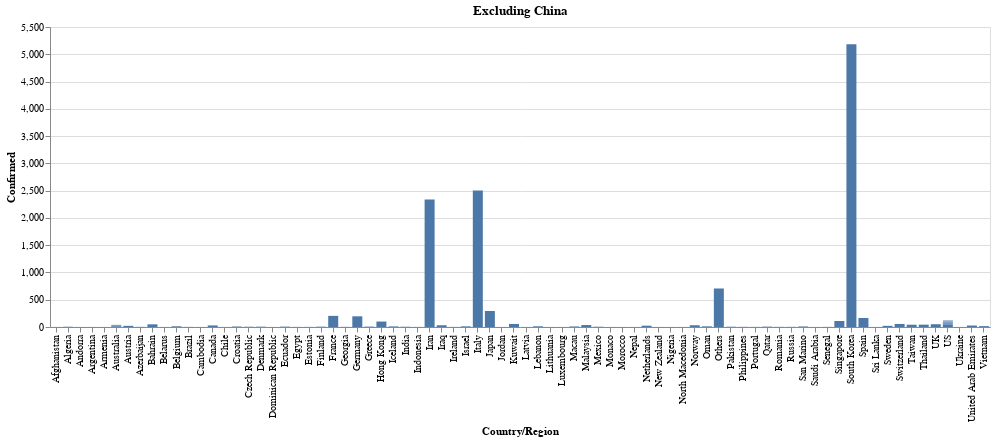

The notebook cell this image was saved under:
### Code cell
alt.Chart(df_notchina).mark_bar(size=10).encode(
    x='Country/Region',
    y=y_axis_column
).properties(title='Excluding China',width=940)

### Figure 1 — Vega-Lite specification as saved in the notebook (floating-point values rounded to 4 significant figures)
{"config": {"view": {"continuousWidth": 400, "continuousHeight": 300}}, "data": {"name": "data-32900faa6d5acd413e26a922b390548a"}, "mark": {"type": "bar", "size": 10}, "encoding": {"x": {"type": "nominal", "field": "Country/Region"}, "y": {"type": "quantitative", "field": "Confirmed"}}, "title": "Excluding China", "width": 940, "$schema": "https://vega.github.io/schema/vega-lite/v4.0.2.json", "datasets": {"data-32900faa6d5acd413e26a922b390548a": [{"Province/State": null, "Country/Region": "South Korea", "Last Update": "2020-03-03T09:43:02", "Confirmed": 5186, "Deaths": 28, "Recovered": 30, "Latitude": 36.0, "Longitude": 128.0, "Fatality Rate": 0.5399}, {"Province/State": null, "Country/Region": "Italy", "Last Update": "2020-03-03T20:03:06", "Confirmed": 2502, "Deaths": 79, "Recovered": 160, "Latitude": 43.0, "Longitude": 12.0, "Fatality Rate": 3.157}, {"Province/State": null, "Country/Region": "Iran", "Last Update": "2020-03-03T14:23:03", "Confirmed": 2336, "Deaths": 77, "Recovered": 291, "Latitude": 32.0, "Longitude": 53.0, "Fatality Rate": 3.296}, {"Province/State": "Diamond Princess cruise ship", "Country/Region": "Others", "Last Update": "2020-03-03T03:13:06", "Confirmed": 706, "Deaths": 6, "Recovered": 10, "Latitude": 35.44, "Longitude": 139.6, "Fatality Rate": 0.8499}, {"Province/State": null, "Country/Region": "Japan", "Last Update": "2020-03-03T20:03:06", "Confirmed": 293, "Deaths": 6, "Recovered": 43, "Latitude": 36.0, "Longitude": 138.0, "Fatality Rate": 2.048}, {"Province/State": null, "Country/Region": "France", "Last Update": "2020-03-03T15:23:03", "Confirmed": 204, "Deaths": 4, "Recovered": 12, "Latitude": 47.0, "Longitude": 2.0, "Fatality Rate": 1.961}, {"Province/State": null, "Country/Region": "Germany", "Last Update": "2020-03-03T20:03:06", "Confirmed": 196, "Deaths": 0, "Recovered": 16, "Latitude": 51.0, "Longitude": 9.0, "Fatality Rate": 0.0}, {"Province/State": null, "Country/Region": "Spain", "Last Update": "2020-03-03T23:53:03", "Confirmed": 165, "Deaths": 1, "Recovered": 2, "Latitude": 40.0, "Longitude": -4.0, "Fatality Rate": 0.6061}, {"Province/State": null, "Country/Region": "Singapore", "Last Update": "2020-03-03T15:23:03", "Confirmed": 110, "Deaths": 0, "Recovered": 78, "Latitude": 1.283, "Longitude": 103.8, "Fatality Rate": 0.0}, {"Province/State": "Hong Kong", "Country/Region": "Hong Kong", "Last Update": "2020-03-03T11:53:01", "Confirmed": 100, "Deaths": 2, "Recovered": 37, "Latitude": 22.3, "Longitude": 114.2, "Fatality Rate": 2.0}, {"Province/State": null, "Country/Region": "Kuwait", "Last Update": "2020-03-02T20:33:02", "Confirmed": 56, "Deaths": 0, "Recovered": 0, "Latitude": 29.5, "Longitude": 47.75, "Fatality Rate": 0.0}, {"Province/State": null, "Country/Region": "Switzerland", "Last Update": "2020-03-03T16:43:02", "Confirmed": 56, "Deaths": 0, "Recovered": 2, "Latitude": 46.82, "Longitude": 8.227, "Fatality Rate": 0.0}, {"Province/State": null, "Country/Region": "UK", "Last Update": "2020-03-03T15:13:26", "Confirmed": 51, "Deaths": 0, "Recovered": 8, "Latitude": 55.0, "Longitude": -3.0, "Fatality Rate": 0.0}, {"Province/State": null, "Country/Region": "Bahrain", "Last Update": "2020-03-02T20:33:02", "Confirmed": 49, "Deaths": 0, "Recovered": 0, "Latitude": 26.03, "Longitude": 50.55, "Fatality Rate": 0.0}, {"Province/State": "Unassigned Location (From Diamond Princess)", "Country/Region": "US", "Last Update": "2020-03-02T19:53:03", "Confirmed": 45, "Deaths": 0, "Recovered": 0, "Latitude": 35.44, "Longitude": 139.6, "Fatality Rate": 0.0}, {"Province/State": null, "Country/Region": "Thailand", "Last Update": "2020-03-02T06:23:04", "Confirmed": 43, "Deaths": 1, "Recovered": 31, "Latitude": 15.0, "Longitude": 101.0, "Fatality Rate": 2.326}, {"Province/State": "Taiwan", "Country/Region": "Taiwan", "Last Update": "2020-03-03T06:43:02", "Confirmed": 42, "Deaths": 1, "Recovered": 12, "Latitude": 23.7, "Longitude": 121.0, "Fatality Rate": 2.381}, {"Province/State": null, "Country/Region": "Malaysia", "Last Update": "2020-03-03T12:33:02", "Confirmed": 36, "Deaths": 0, "Recovered": 22, "Latitude": 2.5, "Longitude": 112.5, "Fatality Rate": 0.0}, {"Province/State": null, "Country/Region": "Iraq", "Last Update": "2020-03-03T20:03:06", "Confirmed": 32, "Deaths": 0, "Recovered": 0, "Latitude": 33.0, "Longitude": 44.0, "Fatality Rate": 0.0}, {"Province/State": null, "Country/Region": "Norway", "Last Update": "2020-03-03T14:33:03", "Confirmed": 32, "Deaths": 0, "Recovered": 0, "Latitude": 60.47, "Longitude": 8.469, "Fatality Rate": 0.0}, {"Province/State": null, "Country/Region": "United Arab Emirates", "Last Update": "2020-03-03T23:43:02", "Confirmed": 27, "Deaths": 0, "Recovered": 5, "Latitude": 24.0, "Longitude": 54.0, "Fatality Rate": 0.0}, {"Province/State": null, "Country/Region": "Netherlands", "Last Update": "2020-03-03T15:13:26", "Confirmed": 24, "Deaths": 0, "Recovered": 0, "Latitude": 52.13, "Longitude": 5.291, "Fatality Rate": 0.0}, {"Province/State": null, "Country/Region": "Austria", "Last Update": "2020-03-03T15:13:26", "Confirmed": 21, "Deaths": 0, "Recovered": 0, "Latitude": 47.52, "Longitude": 14.55, "Fatality Rate": 0.0}, {"Province/State": null, "Country/Region": "Sweden", "Last Update": "2020-03-03T15:13:26", "Confirmed": 21, "Deaths": 0, "Recovered": 0, "Latitude": 63.0, "Longitude": 16.0, "Fatality Rate": 0.0}, {"Province/State": "King County, WA", "Country/Region": "US", "Last Update": "2020-03-03T20:23:05", "Confirmed": 21, "Deaths": 6, "Recovered": 1, "Latitude": 47.55, "Longitude": -122.0, "Fatality Rate": 28.57}, {"Province/State": "Toronto, ON", "Country/Region": "Canada", "Last Update": "2020-03-03T20:03:08", "Confirmed": 19, "Deaths": 0, "Recovered": 2, "Latitude": 43.65, "Longitude": -79.38, "Fatality Rate": 0.0}, {"Province/State": null, "Country/Region": "Vietnam", "Last Update": "2020-02-25T08:53:02", "Confirmed": 16, "Deaths": 0, "Recovered": 16, "Latitude": 16.0, "Longitude": 108.0, "Fatality Rate": 0.0}, {"Province/State": "New South Wales", "Country/Region": "Australia", "Last Update": "2020-03-03T15:13:26", "Confirmed": 13, "Deaths": 0, "Recovered": 4, "Latitude": -33.87, "Longitude": 151.2, "Fatality Rate": 0.0}, {"Province/State": null, "Country/Region": "Belgium", "Last Update": "2020-03-03T15:13:26", "Confirmed": 13, "Deaths": 0, "Recovered": 1, "Latitude": 50.83, "Longitude": 4.0, "Fatality Rate": 0.0}, {"Province/State": null, "Country/Region": "Lebanon", "Last Update": "2020-03-02T20:53:02", "Confirmed": 13, "Deaths": 0, "Recovered": 0, "Latitude": 33.85, "Longitude": 35.86, "Fatality Rate": 0.0}, {"Province/State": null, "Country/Region": "Israel", "Last Update": "2020-03-03T04:23:07", "Confirmed": 12, "Deaths": 0, "Recovered": 1, "Latitude": 31.0, "Longitude": 35.0, "Fatality Rate": 0.0}, {"Province/State": null, "Country/Region": "Oman", "Last Update": "2020-03-03T15:23:03", "Confirmed": 12, "Deaths": 0, "Recovered": 2, "Latitude": 21.0, "Longitude": 57.0, "Fatality Rate": 0.0}, {"Province/State": "Queensland", "Country/Region": "Australia", "Last Update": "2020-03-03T15:23:03", "Confirmed": 11, "Deaths": 0, "Recovered": 1, "Latitude": -28.02, "Longitude": 153.4, "Fatality Rate": 0.0}, {"Province/State": null, "Country/Region": "Iceland", "Last Update": "2020-03-03T15:13:26", "Confirmed": 11, "Deaths": 0, "Recovered": 0, "Latitude": 64.96, "Longitude": -19.02, "Fatality Rate": 0.0}, {"Province/State": "Santa Clara, CA", "Country/Region": "US", "Last Update": "2020-03-03T23:33:03", "Confirmed": 11, "Deaths": 0, "Recovered": 1, "Latitude": 37.35, "Longitude": -122.0, "Fatality Rate": 0.0}, {"Province/State": "Macau", "Country/Region": "Macau", "Last Update": "2020-03-03T12:33:02", "Confirmed": 10, "Deaths": 0, "Recovered": 9, "Latitude": 22.17, "Longitude": 113.5, "Fatality Rate": 0.0}, {"Province/State": null, "Country/Region": "San Marino", "Last Update": "2020-03-03T15:23:03", "Confirmed": 10, "Deaths": 1, "Recovered": 0, "Latitude": 43.94, "Longitude": 12.46, "Fatality Rate": 10.0}, {"Province/State": "Victoria", "Country/Region": "Australia", "Last Update": "2020-03-02T00:53:03", "Confirmed": 9, "Deaths": 0, "Recovered": 4, "Latitude": -37.81, "Longitude": 145.0, "Fatality Rate": 0.0}, {"Province/State": "British Columbia", "Country/Region": "Canada", "Last Update": "2020-03-03T23:53:03", "Confirmed": 9, "Deaths": 0, "Recovered": 3, "Latitude": 49.28, "Longitude": -123.1, "Fatality Rate": 0.0}, {"Province/State": null, "Country/Region": "Croatia", "Last Update": "2020-03-03T09:53:08", "Confirmed": 9, "Deaths": 0, "Recovered": 0, "Latitude": 45.17, "Longitude": 15.5, "Fatality Rate": 0.0}, {"Province/State": null, "Country/Region": "Ecuador", "Last Update": "2020-03-03T15:13:26", "Confirmed": 7, "Deaths": 0, "Recovered": 0, "Latitude": -1.831, "Longitude": -78.18, "Fatality Rate": 0.0}, {"Province/State": null, "Country/Region": "Greece", "Last Update": "2020-03-01T23:23:02", "Confirmed": 7, "Deaths": 0, "Recovered": 0, "Latitude": 39.07, "Longitude": 21.82, "Fatality Rate": 0.0}, {"Province/State": null, "Country/Region": "Qatar", "Last Update": "2020-03-03T03:23:03", "Confirmed": 7, "Deaths": 0, "Recovered": 0, "Latitude": 25.35, "Longitude": 51.18, "Fatality Rate": 0.0}, {"Province/State": null, "Country/Region": "Denmark", "Last Update": "2020-03-03T15:13:26", "Confirmed": 6, "Deaths": 0, "Recovered": 0, "Latitude": 56.26, "Longitude": 9.502, "Fatality Rate": 0.0}, {"Province/State": null, "Country/Region": "Finland", "Last Update": "2020-03-01T23:23:02", "Confirmed": 6, "Deaths": 0, "Recovered": 1, "Latitude": 64.0, "Longitude": 26.0, "Fatality Rate": 0.0}, {"Province/State": "Snohomish County, WA", "Country/Region": "US", "Last Update": "2020-03-03T20:23:05", "Confirmed": 6, "Deaths": 1, "Recovered": 0, "Latitude": 48.03, "Longitude": -121.8, "Fatality Rate": 16.67}, {"Province/State": null, "Country/Region": "Algeria", "Last Update": "2020-03-03T03:23:03", "Confirmed": 5, "Deaths": 0, "Recovered": 0, "Latitude": 28.03, "Longitude": 1.66, "Fatality Rate": 0.0}, {"Province/State": null, "Country/Region": "Czech Republic", "Last Update": "2020-03-03T15:13:26", "Confirmed": 5, "Deaths": 0, "Recovered": 0, "Latitude": 49.82, "Longitude": 15.47, "Fatality Rate": 0.0}, {"Province/State": null, "Country/Region": "India", "Last Update": "2020-03-02T22:33:09", "Confirmed": 5, "Deaths": 0, "Recovered": 3, "Latitude": 21.0, "Longitude": 78.0, "Fatality Rate": 0.0}, {"Province/State": null, "Country/Region": "Mexico", "Last Update": "2020-03-03T10:03:04", "Confirmed": 5, "Deaths": 0, "Recovered": 1, "Latitude": 23.0, "Longitude": -102.0, "Fatality Rate": 0.0}, {"Province/State": null, "Country/Region": "Pakistan", "Last Update": "2020-03-03T04:33:03", "Confirmed": 5, "Deaths": 0, "Recovered": 0, "Latitude": 30.38, "Longitude": 69.35, "Fatality Rate": 0.0}, {"Province/State": "Cook County, IL", "Country/Region": "US", "Last Update": "2020-03-02T20:33:02", "Confirmed": 4, "Deaths": 0, "Recovered": 2, "Latitude": 41.74, "Longitude": -87.7, "Fatality Rate": 0.0}, {"Province/State": "South Australia", "Country/Region": "Australia", "Last Update": "2020-02-29T02:03:10", "Confirmed": 3, "Deaths": 0, "Recovered": 2, "Latitude": -34.93, "Longitude": 138.6, "Fatality Rate": 0.0}, {"Province/State": null, "Country/Region": "Azerbaijan", "Last Update": "2020-03-01T02:43:03", "Confirmed": 3, "Deaths": 0, "Recovered": 0, "Latitude": 40.14, "Longitude": 47.58, "Fatality Rate": 0.0}, {"Province/State": null, "Country/Region": "Georgia", "Last Update": "2020-03-01T15:43:03", "Confirmed": 3, "Deaths": 0, "Recovered": 0, "Latitude": 42.32, "Longitude": 43.36, "Fatality Rate": 0.0}, {"Province/State": null, "Country/Region": "Philippines", "Last Update": "2020-02-12T07:43:02", "Confirmed": 3, "Deaths": 1, "Recovered": 1, "Latitude": 13.0, "Longitude": 122.0, "Fatality Rate": 33.33}, {"Province/State": null, "Country/Region": "Romania", "Last Update": "2020-03-03T00:23:16", "Confirmed": 3, "Deaths": 0, "Recovered": 0, "Latitude": 46.0, "Longitude": 25.0, "Fatality Rate": 0.0}, {"Province/State": null, "Country/Region": "Russia", "Last Update": "2020-03-02T21:23:04", "Confirmed": 3, "Deaths": 0, "Recovered": 2, "Latitude": 60.0, "Longitude": 90.0, "Fatality Rate": 0.0}, {"Province/State": "Western Australia", "Country/Region": "Australia", "Last Update": "2020-03-01T02:43:03", "Confirmed": 2, "Deaths": 1, "Recovered": 0, "Latitude": -31.95, "Longitude": 115.9, "Fatality Rate": 50.0}, {"Province/State": null, "Country/Region": "Brazil", "Last Update": "2020-02-29T21:03:05", "Confirmed": 2, "Deaths": 0, "Recovered": 0, "Latitude": -14.23, "Longitude": -51.93, "Fatality Rate": 0.0}, {"Province/State": null, "Country/Region": "Egypt", "Last Update": "2020-03-01T23:33:03", "Confirmed": 2, "Deaths": 0, "Recovered": 1, "Latitude": 26.0, "Longitude": 30.0, "Fatality Rate": 0.0}, {"Province/State": null, "Country/Region": "Estonia", "Last Update": "2020-03-03T23:53:03", "Confirmed": 2, "Deaths": 0, "Recovered": 0, "Latitude": 58.6, "Longitude": 25.01, "Fatality Rate": 0.0}, {"Province/State": null, "Country/Region": "Indonesia", "Last Update": "2020-03-02T18:03:04", "Confirmed": 2, "Deaths": 0, "Recovered": 0, "Latitude": -0.7893, "Longitude": 113.9, "Fatality Rate": 0.0}, {"Province/State": null, "Country/Region": "Ireland", "Last Update": "2020-03-03T23:53:03", "Confirmed": 2, "Deaths": 0, "Recovered": 0, "Latitude": 53.14, "Longitude": -7.692, "Fatality Rate": 0.0}, {"Province/State": null, "Country/Region": "Portugal", "Last Update": "2020-03-03T15:33:02", "Confirmed": 2, "Deaths": 0, "Recovered": 0, "Latitude": 39.4, "Longitude": -8.225, "Fatality Rate": 0.0}, {"Province/State": null, "Country/Region": "Senegal", "Last Update": "2020-03-03T23:53:03", "Confirmed": 2, "Deaths": 0, "Recovered": 0, "Latitude": 14.5, "Longitude": -14.45, "Fatality Rate": 0.0}, {"Province/State": "Fulton County, GA", "Country/Region": "US", "Last Update": "2020-03-03T03:33:02", "Confirmed": 2, "Deaths": 0, "Recovered": 0, "Latitude": 33.8, "Longitude": -84.4, "Fatality Rate": 0.0}, {"Province/State": "Grafton County, NH", "Country/Region": "US", "Last Update": "2020-03-03T23:33:03", "Confirmed": 2, "Deaths": 0, "Recovered": 0, "Latitude": 43.91, "Longitude": -71.83, "Fatality Rate": 0.0}, {"Province/State": "Hillsborough, FL", "Country/Region": "US", "Last Update": "2020-03-03T18:33:02", "Confirmed": 2, "Deaths": 0, "Recovered": 0, "Latitude": 27.99, "Longitude": -82.3, "Fatality Rate": 0.0}, {"Province/State": "Providence, RI", "Country/Region": "US", "Last Update": "2020-03-02T03:43:02", "Confirmed": 2, "Deaths": 0, "Recovered": 0, "Latitude": 41.82, "Longitude": -71.41, "Fatality Rate": 0.0}, {"Province/State": "Sacramento County, CA", "Country/Region": "US", "Last Update": "2020-02-27T20:33:02", "Confirmed": 2, "Deaths": 0, "Recovered": 0, "Latitude": 38.47, "Longitude": -121.4, "Fatality Rate": 0.0}, {"Province/State": "San Benito, CA", "Country/Region": "US", "Last Update": "2020-02-03T03:53:02", "Confirmed": 2, "Deaths": 0, "Recovered": 0, "Latitude": 36.58, "Longitude": -121.0, "Fatality Rate": 0.0}, {"Province/State": "San Diego County, CA", "Country/Region": "US", "Last Update": "2020-02-21T05:43:02", "Confirmed": 2, "Deaths": 0, "Recovered": 1, "Latitude": 32.72, "Longitude": -117.2, "Fatality Rate": 0.0}, {"Province/State": "San Mateo, CA", "Country/Region": "US", "Last Update": "2020-03-03T00:43:02", "Confirmed": 2, "Deaths": 0, "Recovered": 0, "Latitude": 37.56, "Longitude": -122.3, "Fatality Rate": 0.0}, {"Province/State": "Washington County, OR", "Country/Region": "US", "Last Update": "2020-03-03T03:03:02", "Confirmed": 2, "Deaths": 0, "Recovered": 0, "Latitude": 45.55, "Longitude": -123.1, "Fatality Rate": 0.0}, {"Province/State": null, "Country/Region": "Afghanistan", "Last Update": "2020-02-24T23:33:02", "Confirmed": 1, "Deaths": 0, "Recovered": 0, "Latitude": 33.0, "Longitude": 65.0, "Fatality Rate": 0.0}, {"Province/State": null, "Country/Region": "Andorra", "Last Update": "2020-03-02T20:23:16", "Confirmed": 1, "Deaths": 0, "Recovered": 0, "Latitude": 42.51, "Longitude": 1.522, "Fatality Rate": 0.0}, {"Province/State": null, "Country/Region": "Argentina", "Last Update": "2020-03-03T17:43:02", "Confirmed": 1, "Deaths": 0, "Recovered": 0, "Latitude": -38.42, "Longitude": -63.62, "Fatality Rate": 0.0}, {"Province/State": null, "Country/Region": "Armenia", "Last Update": "2020-03-01T19:53:02", "Confirmed": 1, "Deaths": 0, "Recovered": 0, "Latitude": 40.07, "Longitude": 45.04, "Fatality Rate": 0.0}, {"Province/State": "Tasmania", "Country/Region": "Australia", "Last Update": "2020-03-02T20:53:02", "Confirmed": 1, "Deaths": 0, "Recovered": 0, "Latitude": -41.45, "Longitude": 146.0, "Fatality Rate": 0.0}, {"Province/State": null, "Country/Region": "Belarus", "Last Update": "2020-02-28T16:23:03", "Confirmed": 1, "Deaths": 0, "Recovered": 0, "Latitude": 53.71, "Longitude": 27.95, "Fatality Rate": 0.0}, {"Province/State": null, "Country/Region": "Cambodia", "Last Update": "2020-02-12T07:43:02", "Confirmed": 1, "Deaths": 0, "Recovered": 1, "Latitude": 11.55, "Longitude": 104.9, "Fatality Rate": 0.0}, {"Province/State": " Montreal, QC", "Country/Region": "Canada", "Last Update": "2020-02-28T05:23:07", "Confirmed": 1, "Deaths": 0, "Recovered": 0, "Latitude": 45.5, "Longitude": -73.57, "Fatality Rate": 0.0}, {"Province/State": "London, ON", "Country/Region": "Canada", "Last Update": "2020-02-12T18:53:03", "Confirmed": 1, "Deaths": 0, "Recovered": 1, "Latitude": 42.98, "Longitude": -81.25, "Fatality Rate": 0.0}, {"Province/State": null, "Country/Region": "Chile", "Last Update": "2020-03-03T20:33:02", "Confirmed": 1, "Deaths": 0, "Recovered": 0, "Latitude": -35.68, "Longitude": -71.54, "Fatality Rate": 0.0}, {"Province/State": null, "Country/Region": "Dominican Republic", "Last Update": "2020-03-02T16:33:02", "Confirmed": 1, "Deaths": 0, "Recovered": 0, "Latitude": 18.74, "Longitude": -70.16, "Fatality Rate": 0.0}, {"Province/State": null, "Country/Region": "Jordan", "Last Update": "2020-03-03T15:33:02", "Confirmed": 1, "Deaths": 0, "Recovered": 0, "Latitude": 31.24, "Longitude": 36.51, "Fatality Rate": 0.0}, {"Province/State": null, "Country/Region": "Latvia", "Last Update": "2020-03-02T20:13:49", "Confirmed": 1, "Deaths": 0, "Recovered": 0, "Latitude": 56.88, "Longitude": 24.6, "Fatality Rate": 0.0}, {"Province/State": null, "Country/Region": "Lithuania", "Last Update": "2020-02-28T16:23:03", "Confirmed": 1, "Deaths": 0, "Recovered": 0, "Latitude": 55.17, "Longitude": 23.88, "Fatality Rate": 0.0}, {"Province/State": null, "Country/Region": "Luxembourg", "Last Update": "2020-03-03T00:23:16", "Confirmed": 1, "Deaths": 0, "Recovered": 0, "Latitude": 49.81, "Longitude": 6.132, "Fatality Rate": 0.0}, {"Province/State": null, "Country/Region": "Monaco", "Last Update": "2020-02-29T00:33:01", "Confirmed": 1, "Deaths": 0, "Recovered": 0, "Latitude": 43.73, "Longitude": 7.417, "Fatality Rate": 0.0}, {"Province/State": null, "Country/Region": "Morocco", "Last Update": "2020-03-03T15:33:02", "Confirmed": 1, "Deaths": 0, "Recovered": 0, "Latitude": 31.79, "Longitude": -7.093, "Fatality Rate": 0.0}, {"Province/State": null, "Country/Region": "Nepal", "Last Update": "2020-02-12T14:43:03", "Confirmed": 1, "Deaths": 0, "Recovered": 1, "Latitude": 28.17, "Longitude": 84.25, "Fatality Rate": 0.0}, {"Province/State": null, "Country/Region": "New Zealand", "Last Update": "2020-02-28T16:23:03", "Confirmed": 1, "Deaths": 0, "Recovered": 0, "Latitude": -40.9, "Longitude": 174.9, "Fatality Rate": 0.0}, {"Province/State": null, "Country/Region": "Nigeria", "Last Update": "2020-02-28T16:23:03", "Confirmed": 1, "Deaths": 0, "Recovered": 0, "Latitude": 9.082, "Longitude": 8.675, "Fatality Rate": 0.0}, {"Province/State": null, "Country/Region": "North Macedonia", "Last Update": "2020-02-27T16:23:03", "Confirmed": 1, "Deaths": 0, "Recovered": 0, "Latitude": 41.61, "Longitude": 21.75, "Fatality Rate": 0.0}, {"Province/State": null, "Country/Region": "Saudi Arabia", "Last Update": "2020-03-02T23:53:02", "Confirmed": 1, "Deaths": 0, "Recovered": 0, "Latitude": 24.0, "Longitude": 45.0, "Fatality Rate": 0.0}, {"Province/State": null, "Country/Region": "Sri Lanka", "Last Update": "2020-02-08T03:43:03", "Confirmed": 1, "Deaths": 0, "Recovered": 1, "Latitude": 7.0, "Longitude": 81.0, "Fatality Rate": 0.0}, {"Province/State": " Norfolk County, MA", "Country/Region": "US", "Last Update": "2020-03-03T14:33:03", "Confirmed": 1, "Deaths": 0, "Recovered": 0, "Latitude": 42.18, "Longitude": -71.14, "Fatality Rate": 0.0}, {"Province/State": "Berkeley, CA", "Country/Region": "US", "Last Update": "2020-03-03T23:53:03", "Confirmed": 1, "Deaths": 0, "Recovered": 0, "Latitude": 37.87, "Longitude": -122.3, "Fatality Rate": 0.0}, {"Province/State": "Boston, MA", "Country/Region": "US", "Last Update": "2020-02-28T21:13:12", "Confirmed": 1, "Deaths": 0, "Recovered": 1, "Latitude": 42.36, "Longitude": -71.06, "Fatality Rate": 0.0}, {"Province/State": "Humboldt County, CA", "Country/Region": "US", "Last Update": "2020-02-21T05:13:09", "Confirmed": 1, "Deaths": 0, "Recovered": 0, "Latitude": 40.74, "Longitude": -123.9, "Fatality Rate": 0.0}, {"Province/State": "Los Angeles, CA", "Country/Region": "US", "Last Update": "2020-02-01T19:53:03", "Confirmed": 1, "Deaths": 0, "Recovered": 0, "Latitude": 34.05, "Longitude": -118.2, "Fatality Rate": 0.0}, {"Province/State": "Madison, WI", "Country/Region": "US", "Last Update": "2020-03-03T15:53:03", "Confirmed": 1, "Deaths": 0, "Recovered": 1, "Latitude": 43.07, "Longitude": -89.4, "Fatality Rate": 0.0}, {"Province/State": "Maricopa County, AZ", "Country/Region": "US", "Last Update": "2020-03-03T17:33:02", "Confirmed": 1, "Deaths": 0, "Recovered": 0, "Latitude": 33.29, "Longitude": -112.4, "Fatality Rate": 0.0}, {"Province/State": "New York City, NY", "Country/Region": "US", "Last Update": "2020-03-02T01:53:03", "Confirmed": 1, "Deaths": 0, "Recovered": 0, "Latitude": 40.71, "Longitude": -74.01, "Fatality Rate": 0.0}, {"Province/State": "Orange, CA", "Country/Region": "US", "Last Update": "2020-02-01T19:53:03", "Confirmed": 1, "Deaths": 0, "Recovered": 0, "Latitude": 33.79, "Longitude": -117.9, "Fatality Rate": 0.0}, {"Province/State": "Placer County, CA", "Country/Region": "US", "Last Update": "2020-03-02T23:53:02", "Confirmed": 1, "Deaths": 0, "Recovered": 0, "Latitude": 39.09, "Longitude": -120.8, "Fatality Rate": 0.0}, {"Province/State": "San Antonio, TX", "Country/Region": "US", "Last Update": "2020-02-13T18:53:02", "Confirmed": 1, "Deaths": 0, "Recovered": 0, "Latitude": 29.42, "Longitude": -98.49, "Fatality Rate": 0.0}, {"Province/State": "Sarasota, FL", "Country/Region": "US", "Last Update": "2020-03-02T03:23:06", "Confirmed": 1, "Deaths": 0, "Recovered": 0, "Latitude": 27.34, "Longitude": -82.53, "Fatality Rate": 0.0}, {"Province/State": "Sonoma County, CA", "Country/Region": "US", "Last Update": "2020-03-02T20:53:02", "Confirmed": 1, "Deaths": 0, "Recovered": 0, "Latitude": 38.58, "Longitude": -123.0, "Fatality Rate": 0.0}, {"Province/State": "Tempe, AZ", "Country/Region": "US", "Last Update": "2020-02-25T21:23:03", "Confirmed": 1, "Deaths": 0, "Recovered": 1, "Latitude": 33.43, "Longitude": -111.9, "Fatality Rate": 0.0}, {"Province/State": "Umatilla, OR", "Country/Region": "US", "Last Update": "2020-03-02T20:23:16", "Confirmed": 1, "Deaths": 0, "Recovered": 0, "Latitude": 45.77, "Longitude": -118.8, "Fatality Rate": 0.0}, {"Province/State": "Wake County, NC", "Country/Region": "US", "Last Update": "2020-03-03T20:53:02", "Confirmed": 1, "Deaths": 0, "Recovered": 0, "Latitude": 35.8, "Longitude": -78.57, "Fatality Rate": 0.0}, {"Province/State": "Westchester County, NY", "Country/Region": "US", "Last Update": "2020-03-03T14:43:03", "Confirmed": 1, "Deaths": 0, "Recovered": 0, "Latitude": 41.12, "Longitude": -73.79, "Fatality Rate": 0.0}, {"Province/State": null, "Country/Region": "Ukraine", "Last Update": "2020-03-03T15:33:02", "Confirmed": 1, "Deaths": 0, "Recovered": 0, "Latitude": 48.38, "Longitude": 31.17, "Fatality Rate": 0.0}, {"Province/State": "From Diamond Princess", "Country/Region": "Australia", "Last Update": "2020-02-29T02:03:10", "Confirmed": 0, "Deaths": 0, "Recovered": 0, "Latitude": 35.44, "Longitude": 139.6, "Fatality Rate": null}, {"Province/State": "Lackland, TX (From Diamond Princess)", "Country/Region": "US", "Last Update": "2020-02-24T23:33:02", "Confirmed": 0, "Deaths": 0, "Recovered": 0, "Latitude": 29.38, "Longitude": -98.61, "Fatality Rate": null}, {"Province/State": "Omaha, NE (From Diamond Princess)", "Country/Region": "US", "Last Update": "2020-02-24T23:33:02", "Confirmed": 0, "Deaths": 0, "Recovered": 0, "Latitude": 41.25, "Longitude": -95.98, "Fatality Rate": null}, {"Province/State": "Travis, CA (From Diamond Princess)", "Country/Region": "US", "Last Update": "2020-02-24T23:33:02", "Confirmed": 0, "Deaths": 0, "Recovered": 0, "Latitude": 38.27, "Longitude": -121.9, "Fatality Rate": null}]}}
